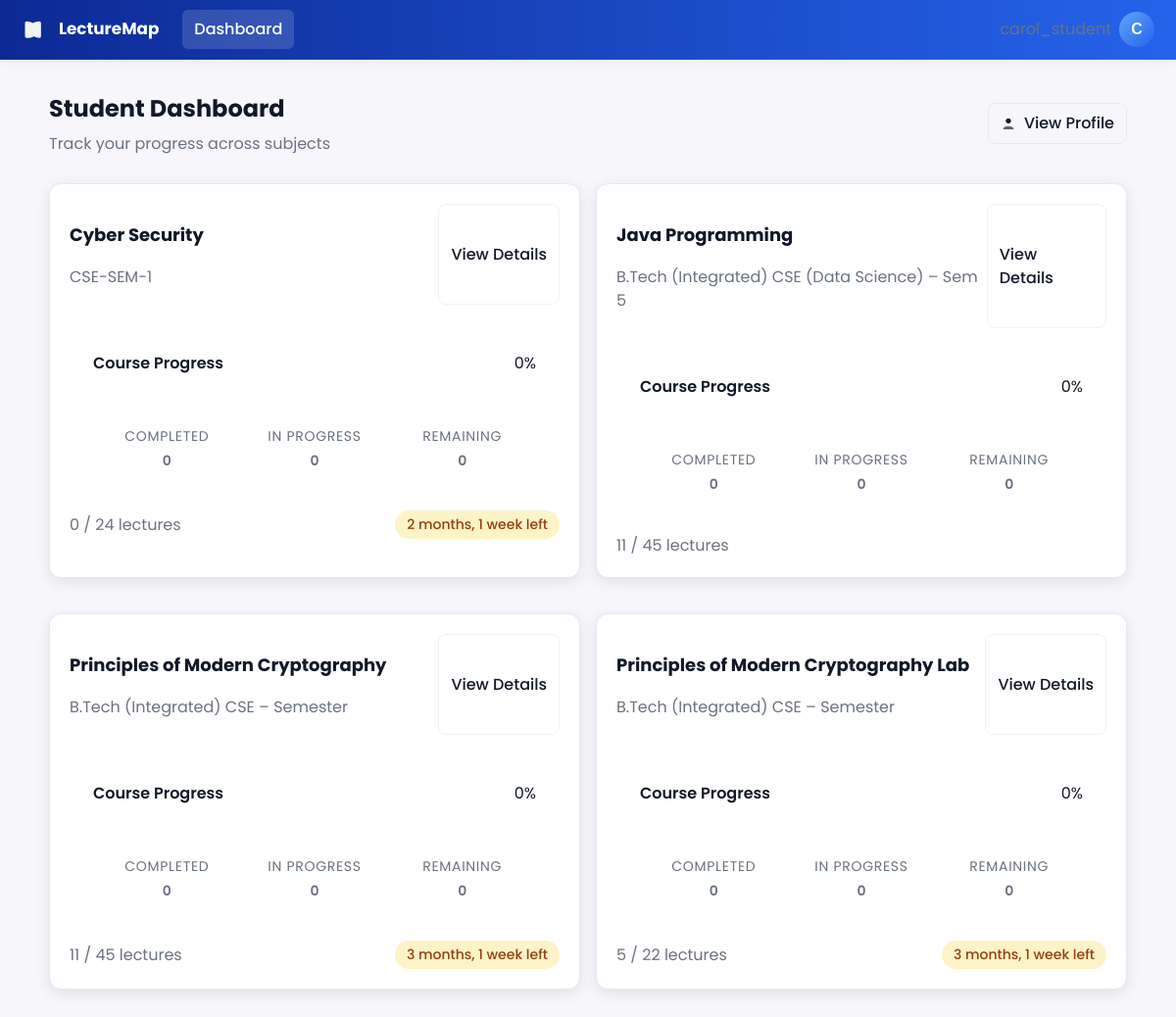
The page /student/ (signed in) on the database its author committed.
### myapp/models.py (models this page shows, shortened)
class Subject(models.Model):
    name = models.CharField(max_length=200, unique=True)
    class_name = models.CharField(max_length=120, default="CSE-SEM-1")
    planned_lectures = models.PositiveIntegerField(default=24)
    start_date = models.DateField(default=timezone.now)
    end_date = models.DateField(null=True, blank=True)
    teacher = models.ForeignKey(User, on_delete=models.CASCADE, related_name='taught_subjects', null=True)
    @property
    def conducted_lectures(self):
        return self.sessions.count()
    @property
    def progress_percent(self):
        total_topics = Topic.objects.filter(chapter__subject=self).count()
        if total_topics == 0:
            return 0
        completed = TopicProgress.objects.filter(
            topic__chapter__subject=self,
            status='completed'
        ).count()
        in_progress = TopicProgress.objects.filter(
            topic__chapter__subject=self,
            status='in_progress'
        ).count()
        student_count = User.objects.filter(groups__name='Student').count()
        if student_count == 0:
            return 0
        weighted_progress = (completed + (in_progress * 0.5)) / student_count
        return round((weighted_progress / total_topics) * 100, 1)

### myapp/views.py (the view)
# urls.py: path('student/', views.student_dashboard, name='student_dashboard'),
@login_required
def student_dashboard(request):
    subs = Subject.objects.all().order_by('name')
    return render(request, 'myapp/student_dashboard.html', {'subjects': subs})

### myapp/templatetags/myapp_extras.py (called while the page is built)
@register.filter
def is_teacher(user):
    return _is_teacher(user)

@register.filter
def is_student(user):
    return _is_student(user)

### myapp/views.py (called while the page is built)
def _is_teacher(user):
    return user.is_staff or user.groups.filter(name__iexact='Teacher').exists()

def _is_student(user):
    return user.groups.filter(name__iexact='Student').exists()

### templates/myapp/student_dashboard.html (shortened to what this page needs)
{% extends "base.html" %}
{% block content %}
<div class="animate-fade-in">
  <header style="display:flex;justify-content:space-between;align-items:center;margin-bottom:28px">
    <div>
      <h1 style="font-size:1.5rem;margin:0 0 6px;font-weight:700">Student Dashboard</h1>
      <p style="margin:0;color:var(--muted)">Track your progress across subjects</p>
    </div>
    <div>
      <a href="{% url 'profile' %}" class="btn btn-outline" style="display:inline-flex;align-items:center;gap:8px">
        <svg width="16" height="16" viewBox="0 0 24 24" fill="none" aria-hidden="true">
          <path d="M12 12c2.21 0 4-1.79 4-4s-1.79-4-4-4-4 1.79-4 4 1.79 4 4 4z" fill="currentColor" />
          <path d="M4 20c0-2.21 3.58-4 8-4s8 1.79 8 4v1H4v-1z" fill="rgba(0,0,0,0.6)" />
        </svg>
        View Profile
      </a>
    </div>
  </header>
  {% if not subjects %}
    <div class="card text-center py-8">
      <svg class="mx-auto mb-4" width="48" height="48" viewBox="0 0 24 24" fill="none" stroke="#6b7280" stroke-width="2">
        <path d="M2 3h6a4 4 0 0 1 4 4v14a3 3 0 0 0-3-3H2z"></path>
        <path d="M22 3h-6a4 4 0 0 0-4 4v14a3 3 0 0 1 3-3h7z"></path>
      </svg>
      <h2 class="text-xl font-bold mb-2">No subjects yet</h2>
      <p class="text-muted">You're not enrolled in any subjects.</p>
    </div>
  {% else %}
    <div class="grid grid-cols-2 gap-4">
      {% for s in subjects %}
        <div class="card">
          <div class="flex justify-between items-start mb-4">
            <div>
              <h3 class="text-lg font-bold">{{ s.name }}</h3>
              <p class="text-muted">{{ s.class_name }}</p>
            </div>
            <a href="{% url 'subject_detail' s.id %}" class="btn btn-outline">View Details</a>
          </div>
          <div class="mb-4">
            <div hx-get="{% url 'progress_partial' s.id %}"
                 hx-trigger="load every 3s"
                 hx-swap="outerHTML"
                 data-progress-bar>
              {% include "myapp/_progress_bar.html" with subject=s %}
            </div>
          </div>
          <div class="flex justify-between items-center text-sm">
            <span class="text-muted">
              {{ s.conducted_lectures }} / {{ s.planned_lectures }} lectures
            </span>
            {% if s.end_date %}
              <span class="badge {% if s.end_date|timeuntil:today > '30 days' %}badge-success{% else %}badge-warning{% endif %}">
                {{ s.end_date|timeuntil }} left
              </span>
            {% endif %}
          </div>
        </div>
      {% endfor %}
    </div>
  {% endif %}
</div>
{% endblock %}

### templates/topbar.html (shortened to what this page needs)
{% load static %}
{% load myapp_extras %}
<nav class="topbar">
  <div class="topbar-left flex items-center gap-4">
    <a href="{% url 'home' %}" class="logo">
      <span class="brand">LectureMap</span>
    </a>
    {% if user.is_authenticated %}
      {% if request.user|is_teacher %}
        <a href="{% url 'teacher_dashboard' %}" class="nav-link {% if request.resolver_match.url_name == 'teacher_dashboard' %}active{% endif %}">
          Dashboard
        </a>
      {% elif request.user|is_student %}
        <a href="{% url 'student_dashboard' %}" class="nav-link {% if request.resolver_match.url_name == 'student_dashboard' %}active{% endif %}">
          Dashboard
        </a>
      {% endif %}
    {% endif %}
  </div>
  <div class="topbar-right flex items-center gap-4">
    {% if user.is_authenticated %}
      <div class="flex items-center gap-2">
        {% if user.profile.full_name %}
          <span class="text-muted">{{ user.profile.full_name }}</span>
        {% else %}
          <span class="text-muted">{{ user.username }}</span>
        {% endif %}
        <div class="dropdown">
          <button class="avatar" onclick="toggleDropdown(event)" aria-haspopup="true" aria-expanded="false" style="background:linear-gradient(135deg,#60A5FA,#2563EB);width:36px;height:36px;border-radius:999px;border:none;color:white;font-weight:700;display:flex;align-items:center;justify-content:center">
            {{ user.username|make_list|first|upper }}
          </button>
        </div>
      </div>
    {% else %}
      <div class="flex items-center gap-2">
        <a href="{% url 'signup' %}" class="nav-link">Sign up</a>
        <a href="{% url 'login_role' 'student' %}" class="btn btn-primary">Login</a>
      </div>
    {% endif %}
  </div>
</nav>

### templates/myapp/_progress_bar.html (shortened to what this page needs)
<div class="progress-container" data-progress-bar>
  <div class="progress-stats">
    <div class="progress-label">Course Progress</div>
    <div class="progress-percent">{{ progress_percent|default:0 }}%</div>
  </div>
  <div class="progress-bar">
  </div>
  <div class="progress-details">
    <div class="progress-detail">
      <span class="detail-label">Completed</span>
      <span class="detail-value">{{ completed_topics|default:0 }}</span>
    </div>
    <div class="progress-detail">
      <span class="detail-label">In Progress</span>
      <span class="detail-value">{{ in_progress_topics|default:0 }}</span>
    </div>
    <div class="progress-detail">
      <span class="detail-label">Remaining</span>
      <span class="detail-value">{{ remaining_topics|default:0 }}</span>
    </div>
  </div>
</div>

### static/styles.css (style rules this page uses)
:root { --primary: #2563eb; --primary-dark: #1d4ed8; --accent: #0ea5e9; --success: #22c55e; --warning: #eab308; --danger: #ef4444; --bg-gradient: linear-gradient(180deg, #f8fafc 0%, #eef2ff 100%); --card-bg: #ffffff; --text: #1f2937; --text-muted: #6b7280; --border: #e5e7eb; --shadow-sm: 0 1px 2px rgba(0,0,0,0.05); --shadow: 0 4px 6px -1px rgba(0,0,0,0.1); --shadow-lg: 0 10px 15px -3px rgba(0,0,0,0.1); }
body { background: var(--bg-gradient); color: var(--text); font-family: 'Inter', system-ui, sans-serif; line-height: 1.5; min-height: 100vh; }
.card { background: var(--card-bg); border-radius: 0.75rem; box-shadow: var(--shadow); padding: 1.5rem; margin-bottom: 1.5rem; transition: box-shadow 0.2s; }
.topbar { background: var(--primary); color: white; padding: 0.75rem 1.5rem; }
.nav-link { color: rgba(255,255,255,0.9); text-decoration: none; padding: 0.5rem 0.75rem; border-radius: 0.375rem; transition: all 0.2s; }
.nav-link.active { background: rgba(255,255,255,0.15); color: white; font-weight: 500; }
.btn { display: inline-flex; align-items: center; padding: 0.5rem 1rem; border-radius: 0.375rem; font-weight: 500; text-decoration: none; transition: all 0.2s; border: none; cursor: pointer; }
.btn-outline { border: 1px solid var(--border); background: white; color: var(--text); }
.badge { display: inline-flex; align-items: center; padding: 0.25rem 0.75rem; border-radius: 9999px; font-size: 0.875rem; font-weight: 500; }
.badge-warning { background: #fef3c7; color: #92400e; }
.grid { display: grid; gap: 1.5rem; }
.grid-cols-2 { grid-template-columns: repeat(2, 1fr); }
.flex { display: flex; }
.items-center { align-items: center; }
.justify-between { justify-content: space-between; }
.gap-2 { gap: 0.5rem; }
.gap-4 { gap: 1rem; }
.text-lg { font-size: 1.125rem; }
.font-bold { font-weight: 700; }
.text-muted { color: var(--text-muted); }
.mb-4 { margin-bottom: 1rem; }
.progress-bar { width: 100%; height: 0.5rem; background: var(--border); border-radius: 9999px; overflow: hidden; }
.animate-fade-in { animation: fadeIn 0.3s ease-out; }
.avatar { width: 2.5rem; height: 2.5rem; border-radius: 9999px; background: var(--primary); color: white; display: flex; align-items: center; justify-content: center; font-weight: 500; font-size: 1rem; }

### templates/topbar.html (style rules this page uses)
.dropdown { position: relative; }

### templates/myapp/_progress_bar.html (style rules this page uses)
.progress-container { background: white; padding: 1.5rem; border-radius: 0.75rem; border: 1px solid var(--border-color); }
.progress-stats { display: flex; justify-content: space-between; align-items: center; margin-bottom: 0.75rem; }
.progress-label { font-weight: 600; color: var(--text-color); }
.progress-bar { width: 100%; height: 8px; background: #e5e7eb; border-radius: 4px; overflow: hidden; }
.progress-bar { width: 100%; height: 0.5rem; background: var(--gray-100); border-radius: 9999px; overflow: hidden; }
.progress-details { display: flex; justify-content: space-between; margin-top: 1rem; padding-top: 1rem; border-top: 1px solid var(--border-color); }
.progress-detail { text-align: center; flex: 1; }
.progress-detail + .progress-detail { border-left: 1px solid var(--border-color); }
.detail-label { display: block; font-size: 0.875rem; color: var(--text-muted); margin-bottom: 0.25rem; }
.detail-value { font-weight: 600; color: var(--text-color); }

### rows shown on the page
Subject: name "Cyber Security", class_name "CSE-SEM-1", progress_percent "0", completed_topics "0", in_progress_topics "0", remaining_topics "0", conducted_lectures "0", planned_lectures "24", end_date "2 months, 1 week"
Subject: name "Java Programming", class_name "B.Tech (Integrated) CSE (Data Science) – Sem 5", progress_percent "0", completed_topics "0", in_progress_topics "0", remaining_topics "0", conducted_lectures "11", planned_lectures "45"
Subject: name "Principles of Modern Cryptography", class_name "B.Tech (Integrated) CSE – Semester", progress_percent "0", completed_topics "0", in_progress_topics "0", remaining_topics "0", conducted_lectures "11", planned_lectures "45", end_date "3 months, 1 week"
Subject: name "Principles of Modern Cryptography Lab", class_name "B.Tech (Integrated) CSE – Semester", progress_percent "0", completed_topics "0", in_progress_topics "0", remaining_topics "0", conducted_lectures "5", planned_lectures "22", end_date "3 months, 1 week"

### other values the page prints
{{ user.username }} "carol_student"
{{ user.username|make_list|first|upper }} "C"
